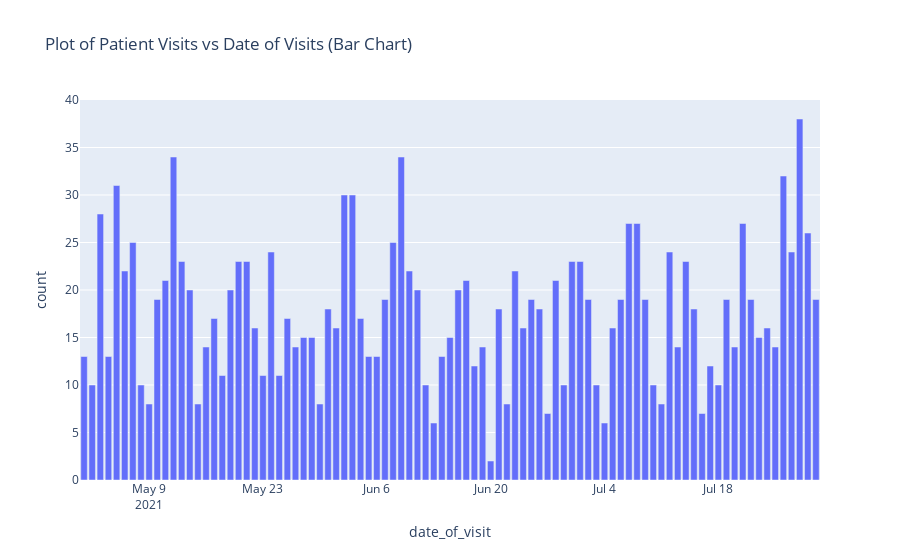

Source (notebook cell):
### Markdown cell above
##### Visualizing the Output in Bar Chart

### Code cell
fig = px.bar(visits_per_day, x='date_of_visit', y="count" ,title="Plot of Patient Visits vs Date of Visits (Bar Chart)")
fig.show()

### Figure 1 — Plotly figure (JSON) as saved in the notebook; plotly's stock layout.template omitted (floating-point values rounded to 4 significant figures)
{"data": [{"alignmentgroup": "True", "hovertemplate": "date_of_visit=%{x}<br>count=%{y}<extra></extra>", "legendgroup": "", "marker": {"color": "#636efa", "pattern": {"shape": ""}}, "name": "", "offsetgroup": "", "orientation": "v", "showlegend": false, "textposition": "auto", "type": "bar", "x": ["2021-05-01", "2021-05-02", "2021-05-03", "2021-05-04", "2021-05-05", "2021-05-06", "2021-05-07", "2021-05-08", "2021-05-09", "2021-05-10", "2021-05-11", "2021-05-12", "2021-05-13", "2021-05-14", "2021-05-15", "2021-05-16", "2021-05-17", "2021-05-18", "2021-05-19", "2021-05-20", "2021-05-21", "2021-05-22", "2021-05-23", "2021-05-24", "2021-05-25", "2021-05-26", "2021-05-27", "2021-05-28", "2021-05-29", "2021-05-30", "2021-05-31", "2021-06-01", "2021-06-02", "2021-06-03", "2021-06-04", "2021-06-05", "2021-06-06", "2021-06-07", "2021-06-08", "2021-06-09", "2021-06-10", "2021-06-11", "2021-06-12", "2021-06-13", "2021-06-14", "2021-06-15", "2021-06-16", "2021-06-17", "2021-06-18", "2021-06-19", "2021-06-20", "2021-06-21", "2021-06-22", "2021-06-23", "2021-06-24", "2021-06-25", "2021-06-26", "2021-06-27", "2021-06-28", "2021-06-29", "2021-06-30", "2021-07-01", "2021-07-02", "2021-07-03", "2021-07-04", "2021-07-05", "2021-07-06", "2021-07-07", "2021-07-08", "2021-07-09", "2021-07-10", "2021-07-11", "2021-07-12", "2021-07-13", "2021-07-14", "2021-07-15", "2021-07-16", "2021-07-17", "2021-07-18", "2021-07-19", "2021-07-20", "2021-07-21", "2021-07-22", "2021-07-23", "2021-07-24", "2021-07-25", "2021-07-26", "2021-07-27", "2021-07-28", "2021-07-29", "2021-07-30"], "xaxis": "x", "y": [13, 10, 28, 13, 31, 22, 25, 10, 8, 19, 21, 34, 23, 20, 8, 14, 17, 11, 20, 23, 23, 16, 11, 24, 11, 17, 14, 15, 15, 8, 18, 16, 30, 30, 17, 13, 13, 19, 25, 34, 22, 20, 10, 6, 13, 15, 20, 21, 12, 14, 2, 18, 8, 22, 16, 19, 18, 7, 21, 10, 23, 23, 19, 10, 6, 16, 19, 27, 27, 19, 10, 8, 24, 14, 23, 18, 7, 12, 10, 19, 14, 27, 19, 15, 16, 14, 32, 24, 38, 26, 19], "yaxis": "y"}], "layout": {"barmode": "relative", "legend": {"tracegroupgap": 0}, "title": {"text": "Plot of Patient Visits vs Date of Visits (Bar Chart)"}, "xaxis": {"anchor": "y", "domain": [0, 1], "title": {"text": "date_of_visit"}}, "yaxis": {"anchor": "x", "domain": [0, 1], "title": {"text": "count"}}}}
